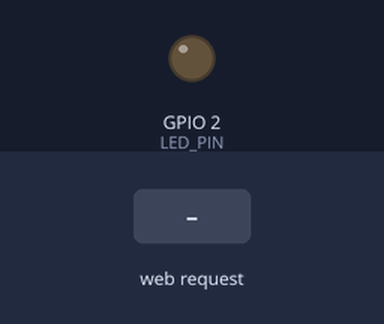
The sketch below on a simulated ESP32. Shown: output pins drawn as LEDs (lit = HIGH). Inputs (shaded band) come from the test bench. WiFi joins after 1.5 s; servers stay silent unless stated; what the sketch prints to the serial monitor is not drawn.

Above: at 2.7 s.
2.8 s: HTTP request GET /on received
At 3.4 s:
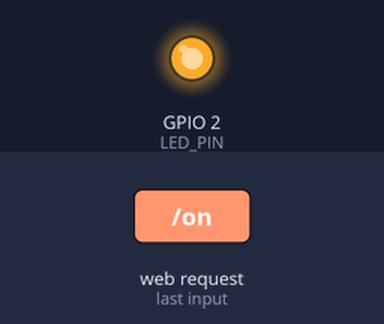
4.3 s: HTTP request GET /off received
At 4.6 s:
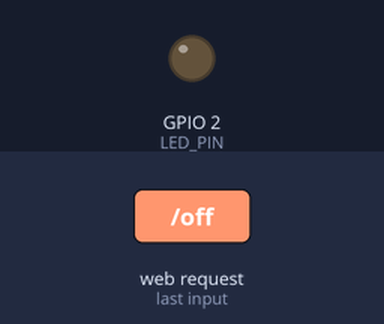
Timing chart, 0 to 7.3 s (numbered marks = the images above; inputs shaded):
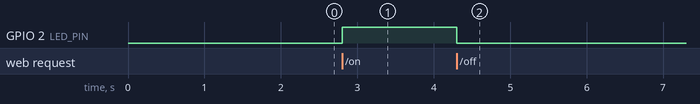

Measured:
- after the input at 2.8 s, GPIO 2 (LED_PIN): LOW → HIGH at once
- after the input at 4.3 s, GPIO 2 (LED_PIN): HIGH → LOW at once

The sketch:

ESP32_Web_Server.ino
```cpp
#include <WiFi.h>
#include <WebServer.h>

// Enter your Wi-Fi details
const char* ssid = "YOUR_WIFI_NAME";
const char* password = "YOUR_WIFI_PASSWORD";

// LED pin
const int LED_PIN = 2;

// Create web server on port 80
WebServer server(80);

void handleRoot() {
  String page = R"rawliteral(
    <!DOCTYPE html>
    <html>
    <head>
      <title>ESP32 LED Control</title>
      <meta name="viewport" content="width=device-width, initial-scale=1">
      <style>
        body {
          font-family: Arial;
          text-align: center;
          margin-top: 60px;
          background: #f2f6fc;
        }
        h1 { color: #123b66; }
        button {
          padding: 15px 30px;
          margin: 10px;
          font-size: 18px;
          border: none;
          border-radius: 8px;
          color: white;
          cursor: pointer;
        }
        .on { background: #16834a; }
        .off { background: #c62828; }
      </style>
    </head>
    <body>
      <h1>ESP32 Web Server</h1>
      <p>Control the LED using your browser.</p>
      <a href="/on"><button class="on">LED ON</button></a>
      <a href="/off"><button class="off">LED OFF</button></a>
    </body>
    </html>
  )rawliteral";

  server.send(200, "text/html", page);
}

void handleLEDOn() {
  digitalWrite(LED_PIN, HIGH);
  server.sendHeader("Location", "/");
  server.send(303);
}

void handleLEDOff() {
  digitalWrite(LED_PIN, LOW);
  server.sendHeader("Location", "/");
  server.send(303);
}

void setup() {
  Serial.begin(115200);

  pinMode(LED_PIN, OUTPUT);
  digitalWrite(LED_PIN, LOW);

  WiFi.mode(WIFI_STA);
  WiFi.begin(ssid, password);

  Serial.print("Connecting to Wi-Fi");

  unsigned long startAttempt = millis();

  while (WiFi.status() != WL_CONNECTED &&
         millis() - startAttempt < 20000) {
    delay(500);
    Serial.print(".");
  }

  if (WiFi.status() != WL_CONNECTED) {
    Serial.println("\nWi-Fi connection failed!");
    Serial.println("Check credentials and 2.4 GHz Wi-Fi.");
    return;
  }

  Serial.println("\nWi-Fi connected!");
  Serial.print("Open this IP address in your browser: ");
  Serial.println(WiFi.localIP());

  server.on("/", handleRoot);
  server.on("/on", handleLEDOn);
  server.on("/off", handleLEDOff);

  server.begin();
  Serial.println("Web server started!");
}

void loop() {
  if (WiFi.status() == WL_CONNECTED) {
    server.handleClient();
  }
}
```
